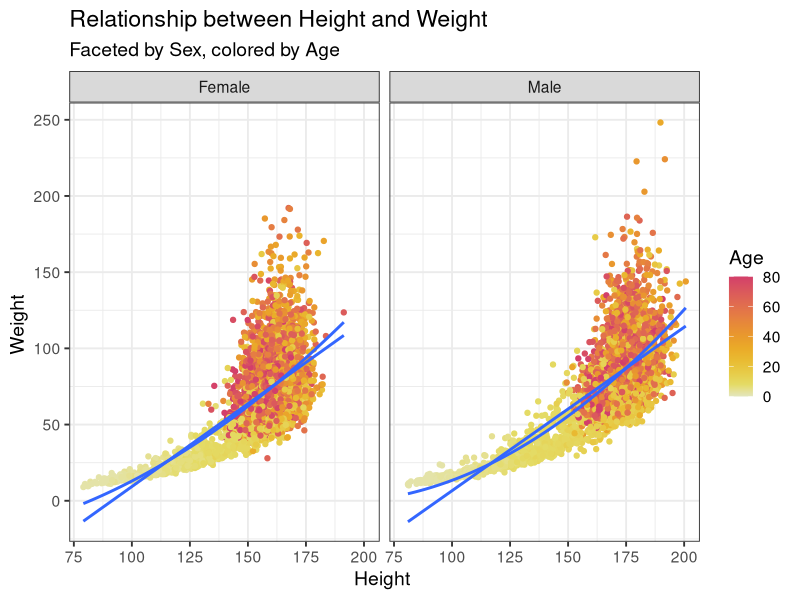

The R source for this figure:
## ---- chunk 1
library(tidyverse)
library(lubridate)
library(patchwork)
library(colorspace) 
## ---- chunk 2

body_df <- read_csv("height_weight.csv")
# Your R code here
ggplot(body_df, aes(x = height, y = weight, color = age)) +
  geom_point() +
  geom_smooth(method = "lm", formula = y ~ x, se = FALSE) +
  geom_smooth(method = "lm", formula = y ~ poly(x, 2), se = FALSE) +
  facet_wrap(~sex) +
  scale_color_continuous_sequential(palette = "Heat 2")+
  labs(
    title = "Relationship between Height and Weight",
    subtitle = "Faceted by Sex, colored by Age",
    x = "Height ",
    y = "Weight ",
    color = "Age "
  ) +
  theme_bw(base_size = 14)
## ---- chunk 3

## ---- chunk 4
failure_times <- c(4381, 3953, 2603, 2320, 1161, 3286, 6914, 4007, 3168,
                   2376, 7498, 3923, 9460, 4525, 2168, 1288, 5085, 2217,
                   6922, 218, 1309, 1875, 1023, 1697, 1038, 3699, 6142,
                   4732, 3330, 4159, 2537, 3814, 2157, 7683, 5539, 4839,
                   6052, 2420, 5556, 309, 1295, 3266, 6679, 1711, 5931)
## ---- chunk 5
# Your R code here
## ---- chunk 6
# Your R code here
## ---- chunk 7
birth_data <- read_csv("birth_data-1.csv", show_col_types = FALSE)
head(birth_data)
## ---- chunk 8
## Your code here
## ---- chunk 9
# Your code here
## ---- chunk 10
## Your code here
## ---- chunk 11
## Your code here
